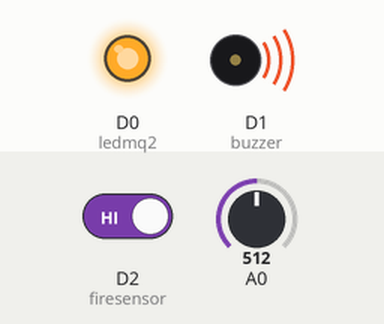
Simulated run of this sketch. Board: ESP8266 (NodeMCU). On the bench: output pins drawn as LEDs (lit = HIGH), buzzer (waves = sounding, pin HIGH). Inputs (shaded band) come from the test bench; at power-on: A0 = 512, D2 (firesensor) HIGH. WiFi joins after 1.5 s; servers stay silent unless stated; what the sketch prints to the serial monitor is not drawn.

Above: at 3.1 s.
3.2 s: A0 set to 213
7.4 s: A0 set to 184
11.4 s: D2 (firesensor) driven LOW
At 15.4 s:
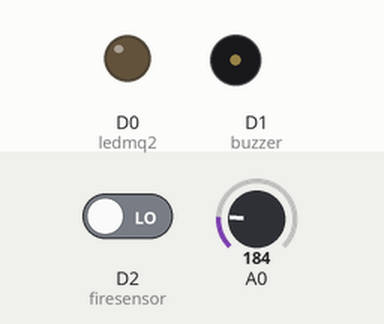
Timing chart, 0 to 16.9 s (numbered marks = the images above; inputs shaded):
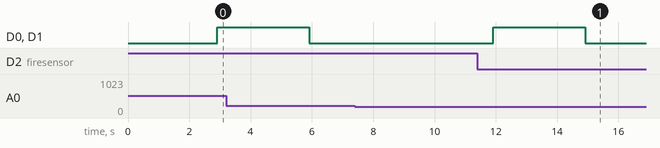

Measured:
- after the input at 7.4 s, every drawn part: stays the same
- after the input at 11.4 s, D0 (ledmq2), D1 (buzzer): LOW → HIGH after 0.52 s, → LOW 3.0 s later

The sketch:

Edgent_ESP8266_MQ-2.ino
```cpp
// Fill-in information from your Blynk Template here
#define BLYNK_TEMPLATE_ID "TMPL6vkyJNzAN"
#define BLYNK_DEVICE_NAME "GAS DET"

#define BLYNK_FIRMWARE_VERSION        "0.1.0"
#define BLYNK_PRINT Serial
#define APP_DEBUG
#define USE_NODE_MCU_BOARD
#include "BlynkEdgent.h"
#define buzzer D1
#define ledmq2 D0
#define firesensor D2
int mucCanhbao=200;
BlynkTimer timer;
int timerID1,timerID2;
int mq2_value;
int firesensor_value;
//int button=0; //D3
//boolean buttonState=HIGH;
boolean runMode=1;//Bật/tắt chế độ cảnh báo
boolean canhbaoState=0;
WidgetLED led(V0);

void setup()
{
  Serial.begin(115200);
  delay(100);
  //pinMode(button,INPUT_PULLUP);
  pinMode(buzzer,OUTPUT);
  pinMode(ledmq2,OUTPUT);
  digitalWrite(buzzer,LOW); //Tắt buzzer
  digitalWrite(ledmq2,LOW); //tat ledmq2
  BlynkEdgent.begin();
  timerID1 = timer.setInterval(1000L,handleTimerID1);
}

void loop() {
  BlynkEdgent.run();
  timer.run();
  //if(digitalRead(button)==LOW){
    //if(buttonState==HIGH){
     // buttonState=LOW;
     // runMode=!runMode;
      Serial.println("Run mode: " + String(runMode));
      Blynk.virtualWrite(V4,runMode);
      delay(200);
    //}
 // }else{
   // buttonState=HIGH;
  //}
}
void handleTimerID1(){
  mq2_value = analogRead(A0);
  firesensor_value=digitalRead(firesensor);
  Blynk.virtualWrite(V1,mq2_value);
  if(led.getValue()) {
    led.off();
  } else {
    led.on();
  }
  if(runMode==1){
    if (firesensor_value==LOW) {
      if(canhbaoState==0){
        canhbaoState=1;
        Blynk.logEvent("canh_bao", String("Cảnh báo có cháy!!"));
        digitalWrite(buzzer,HIGH); //delay(1000); digitalWrite(buzzer,LOW);
        digitalWrite(ledmq2,HIGH); //delay(3000); digitalWrite(ledmq2,LOW);
        timerID2 = timer.setTimeout(5000L,handleTimerID2);
      }
      Blynk.virtualWrite(V3,HIGH);
      Serial.println("CÓ CHÁY!");
      delay(3000);
      digitalWrite(buzzer,LOW);
      digitalWrite(ledmq2,LOW);
    } else
      if(mq2_value>mucCanhbao){
        if(canhbaoState==0){
          canhbaoState=1;
          Blynk.logEvent("canh_bao", String("Cảnh báo! Khí gas=" + String(mq2_value)+" vượt quá mức cho phép!"));
          digitalWrite(buzzer,HIGH); //delay(1000); digitalWrite(buzzer,LOW);
          digitalWrite(ledmq2,HIGH); //delay(3000); digitalWrite(ledmq2,LOW);
          timerID2 = timer.setTimeout(5000L,handleTimerID2);
        }
        Blynk.virtualWrite(V3,HIGH);
        Serial.println("CÓ RÒ RỈ KHÍ GAS!");
        delay(3000);
        digitalWrite(buzzer,LOW);
        digitalWrite(ledmq2,LOW);

      }else{
        digitalWrite(buzzer,LOW);
        Blynk.virtualWrite(V3,LOW);
        Serial.println("Tình trạng: Bình thường");
      }
    }else{
      digitalWrite(buzzer,LOW);
      Blynk.virtualWrite(V3,LOW);
      Serial.println("Tình trạng: Bình thường");
    }
}
void handleTimerID2(){
  canhbaoState=0;
}
BLYNK_CONNECTED() {
  Blynk.syncVirtual(V2,V4);
}
BLYNK_WRITE(V2) {
  mucCanhbao = param.asInt();
}
BLYNK_WRITE(V4) {
  runMode = param.asInt();
}
```
